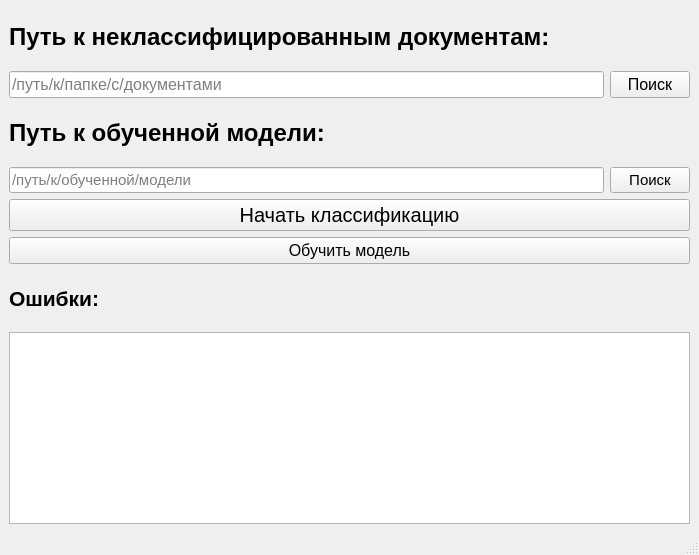
<?xml version="1.0" encoding="UTF-8"?>
<ui version="4.0">
 <class>MainWindow</class>
 <widget class="QMainWindow" name="MainWindow">
  <property name="geometry">
   <rect>
    <x>0</x>
    <y>0</y>
    <width>699</width>
    <height>555</height>
   </rect>
  </property>
  <property name="windowTitle">
   <string>MainWindow</string>
  </property>
  <widget class="QWidget" name="centralwidget">
   <layout class="QGridLayout" name="gridLayout">
    <item row="1" column="1">
     <widget class="QPushButton" name="pushButton">
      <property name="font">
       <font>
        <pointsize>12</pointsize>
       </font>
      </property>
      <property name="text">
       <string>Поиск</string>
      </property>
     </widget>
    </item>
    <item row="7" column="0" colspan="2">
     <widget class="QLabel" name="label_3">
      <property name="font">
       <font>
        <pointsize>16</pointsize>
        <weight>75</weight>
        <bold>true</bold>
       </font>
      </property>
      <property name="text">
       <string>Ошибки:</string>
      </property>
     </widget>
    </item>
    <item row="6" column="0" colspan="2">
     <widget class="QPushButton" name="Learning">
      <property name="font">
       <font>
        <pointsize>12</pointsize>
       </font>
      </property>
      <property name="text">
       <string>Обучить модель</string>
      </property>
     </widget>
    </item>
    <item row="1" column="0">
     <widget class="QLineEdit" name="lineEdit">
      <property name="font">
       <font>
        <pointsize>12</pointsize>
       </font>
      </property>
      <property name="toolTip">
       <string/>
      </property>
      <property name="text">
       <string/>
      </property>
      <property name="placeholderText">
       <string>/путь/к/папке/с/документами</string>
      </property>
     </widget>
    </item>
    <item row="2" column="0">
     <widget class="QLabel" name="label_2">
      <property name="font">
       <font>
        <pointsize>18</pointsize>
        <weight>75</weight>
        <bold>true</bold>
       </font>
      </property>
      <property name="text">
       <string>Путь к обученной модели:</string>
      </property>
     </widget>
    </item>
    <item row="3" column="0">
     <widget class="QLineEdit" name="lineEdit_2">
      <property name="font">
       <font>
        <pointsize>11</pointsize>
       </font>
      </property>
      <property name="placeholderText">
       <string>/путь/к/обученной/модели</string>
      </property>
     </widget>
    </item>
    <item row="0" column="0">
     <widget class="QLabel" name="label">
      <property name="enabled">
       <bool>true</bool>
      </property>
      <property name="font">
       <font>
        <pointsize>18</pointsize>
        <weight>75</weight>
        <bold>true</bold>
        <strikeout>false</strikeout>
        <kerning>true</kerning>
       </font>
      </property>
      <property name="text">
       <string>Путь к неклассифицированным документам:</string>
      </property>
     </widget>
    </item>
    <item row="5" column="0" colspan="2">
     <widget class="QPushButton" name="pushButton_2">
      <property name="font">
       <font>
        <pointsize>15</pointsize>
       </font>
      </property>
      <property name="text">
       <string>Начать классификацию</string>
      </property>
     </widget>
    </item>
    <item row="3" column="1">
     <widget class="QPushButton" name="ClassButton">
      <property name="font">
       <font>
        <pointsize>11</pointsize>
       </font>
      </property>
      <property name="text">
       <string>Поиск</string>
      </property>
     </widget>
    </item>
    <item row="8" column="0" colspan="2">
     <widget class="QTextEdit" name="textEdit">
      <property name="sizePolicy">
       <sizepolicy hsizetype="Expanding" vsizetype="Preferred">
        <horstretch>0</horstretch>
        <verstretch>0</verstretch>
       </sizepolicy>
      </property>
      <property name="cursor" stdset="0">
       <cursorShape>ArrowCursor</cursorShape>
      </property>
      <property name="mouseTracking">
       <bool>false</bool>
      </property>
      <property name="focusPolicy">
       <enum>Qt::NoFocus</enum>
      </property>
     </widget>
    </item>
   </layout>
  </widget>
  <widget class="QMenuBar" name="menubar">
   <property name="geometry">
    <rect>
     <x>0</x>
     <y>0</y>
     <width>699</width>
     <height>21</height>
    </rect>
   </property>
  </widget>
  <widget class="QStatusBar" name="statusbar"/>
 </widget>
 <resources/>
 <connections/>
</ui>
